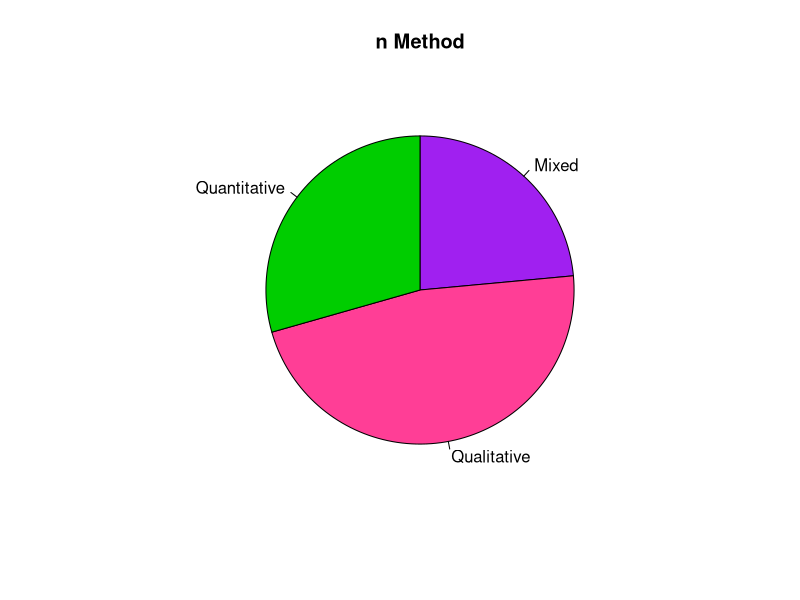
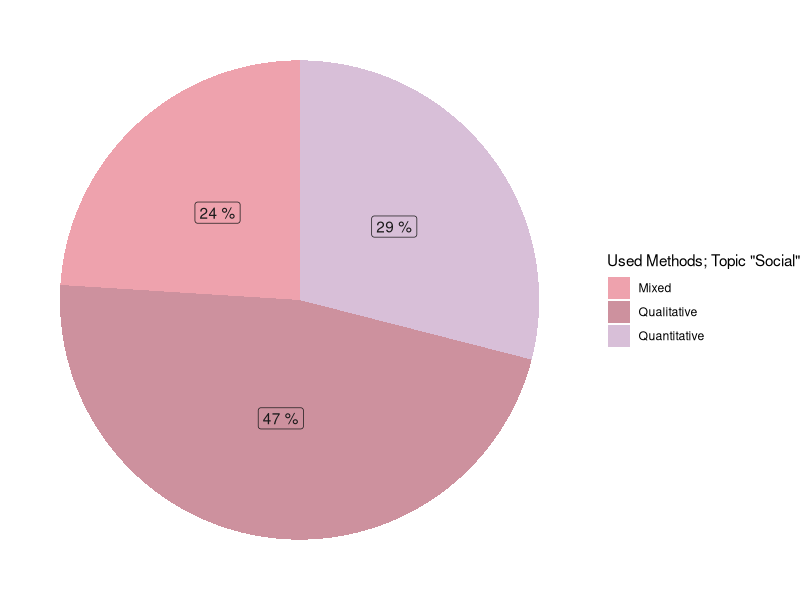

Generate these figures, in order, with R:
### Method extraction for the different topics###
library(readxl)
library(tidyverse)
library(ggplot2)
#library(MetBrewer)

#Use the excel sheet
Thesis <- read_excel("./methods-excel.xlsx", sheet = 1)

### In order to show a plot for the main topics, the topics have to be extracted
### 

#Summary of main topics
Thesis$Main_topic_1
Thesis$Main_topic_2

###############################################################################
#I decided ti use the gather function and have up to two main topics. 
#Else this code would work:

#Sort by Main topics (Main_topic_1) to make a new pie chart
#Nutrition <- Thesis %>% 
#  filter(Main_topic_1 == "Nutrition")
#Show Summary
#Nutrition
#Count "Nutrition" values
#count(Nutrition)

#Now same for second main topic
#Nutrition2 <- Thesis %>% 
#  filter(Main_topic_2 == "Nutrition")
#Nutrition2
###############################################################################

#Use gather function to group two main topics together

Together <- Thesis %>% 
  gather(key = "TopicPart", value = "Topics", c(Main_topic_1, Main_topic_2))

#Filter the topic
# Insert the names Economy,Education,Health,Nutrition,Resources,Safety,Social
#and Time to see the pie chart for the named topic. 

#Within the pie chart you then have to assemble the number of colors: 
#Not all main topic charts have equal numbers of slides.
#For example the main topic Resources does also contain
#methodological studies. The pie chart of Education topics only has 2 colors.

Filtered <- Together %>% 
  filter(Topics == "Social")

count(Filtered)

### Preparation of the method data ###

#So, the first step is to differentiate between NAs
Thesis <- Filtered %>% 
  mutate_all(~replace(., . == "NA", NA))

#Summary of the data with NA
n_method <- Thesis %>% 
  count(Method) 

#Summary of the data without NA
n_method <- na.omit(n_method)

#Calculation of the percentages of the different used methods 
n_method <- n_method %>%
  mutate(perc = round((n / sum(n) * 100), 0))

#Shows summary of the data. No NA included.
n_method$n
n_method$Method

#To get a percentage (%) sign next to the values:
label <- paste(n_method$perc, "%")

### Pie chart without tidyverse first ###

Method_Extraction <- pie(n_method$n, labels = n_method$Method,
                         main = "n Method", 
                         col = c("purple", "violetred1", "green3",
                                 "cornsilk"), clockwise = TRUE)

### Pie chart with tidyverse ###
# To adjust to different topics, change the number of "grey10" as the color of 
#labels for each slice. 

cols <- c("Quantitative" = "thistle", "Qualitative" = "pink3",
          "Methodological" = "plum4", "Mixed" = "lightpink2")
Method_Extraction <- n_method %>% 
  ggplot(aes(x = "", y =perc, fill = Method)) +
  geom_col() +
  geom_label(aes(label = label), color = c("gray10","gray10","gray10"), 
             position = position_stack(vjust = 0.5),
             show.legend = FALSE) +
  guides(fill = guide_legend(title = 'Used Methods; Topic "Social"')) +
  coord_polar(theta = "y")+
  theme_void()+
  scale_fill_manual(values = cols)

#Show the plot:
Method_Extraction

#Alternative colors to insert above fo a single graphic:
#scale_fill_manual(values = met.brewer("Cassatt2")[1:3])

